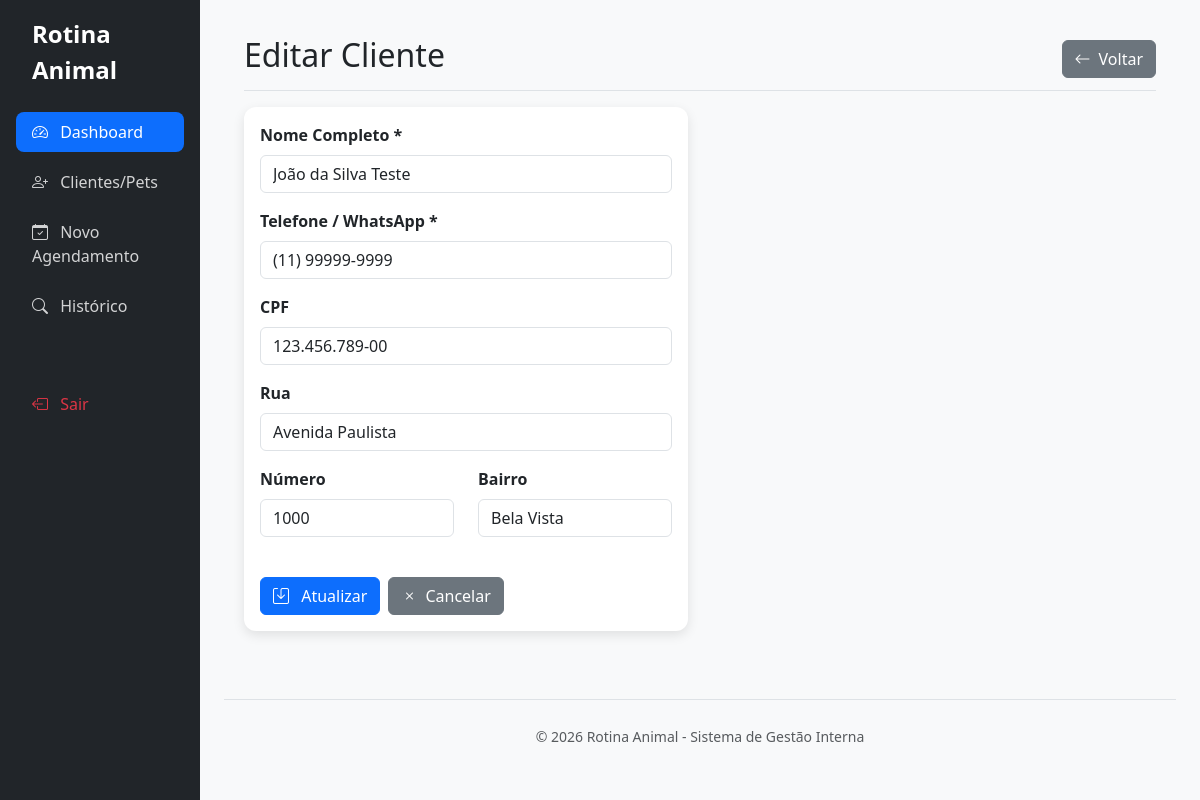
/cliente/1/editar/, run on the app's committed database.
### core/models.py (models this page shows, shortened)
class Cliente(models.Model):
    nome_cliente = models.CharField(max_length=100)
    telefone = models.CharField(max_length=20)
    cpf = models.CharField(max_length=11, unique=True, null=True, blank=True)
    rua = models.CharField(max_length=100, null=True, blank=True)
    numero = models.CharField(max_length=10, null=True, blank=True)
    bairro = models.CharField(max_length=100, null=True, blank=True)
    criado_em = models.DateTimeField(auto_now_add=True)

### core/views.py (the view, shortened to what this page needs)
# urls.py: path('cliente/<int:cliente_id>/editar/', views.cliente_edit_view, name='cliente_edit'),
def cliente_edit_view(request, cliente_id):
    cliente = get_object_or_404(Cliente, id=cliente_id)
    return render(request, 'cliente_form.html', {'cliente': cliente, 'modo': 'editar'})

### templates/cliente_form.html (shortened to what this page needs)
{% extends 'base.html' %}
{% block content %}
<div class="pt-3 pb-2 mb-3 border-bottom d-flex justify-content-between align-items-center">
    <h1 class="h2">
        {% if modo == 'criar' %}
            Novo Cliente
        {% else %}
            Editar Cliente
        {% endif %}
    </h1>
    <a href="{% url 'cadastro_cliente' %}" class="btn btn-secondary">
        <i class="bi bi-arrow-left me-2"></i>Voltar
    </a>
</div>
<div class="row">
    <div class="col-lg-6">
        <div class="card card-tv">
            <div class="card-body">
                <form method="post">
                    <div class="mb-3">
                        <label class="form-label fw-bold">Nome Completo *</label>
                        <input type="text" name="nome_cliente" class="form-control"
                               value="{% if cliente %}{{ cliente.nome_cliente }}{% endif %}" required>
                    </div>
                    <div class="mb-3">
                        <label class="form-label fw-bold">Telefone / WhatsApp *</label>
                        <input type="text" name="telefone" class="form-control"
                               placeholder="(11) 98888-7777"
                               value="{% if cliente %}{{ cliente.telefone }}{% endif %}" required>
                    </div>
                    <div class="mb-3">
                        <label class="form-label fw-bold">CPF</label>
                        <input type="text" name="cpf" class="form-control"
                               placeholder="000.000.000-00"
                               value="{% if cliente %}{{ cliente.cpf }}{% endif %}">
                    </div>
                    <div class="mb-3">
                        <label class="form-label fw-bold">Rua</label>
                        <input type="text" name="rua" class="form-control"
                               value="{% if cliente %}{{ cliente.rua }}{% endif %}">
                    </div>
                    <div class="row">
                        <div class="col-md-6 mb-3">
                            <label class="form-label fw-bold">Número</label>
                            <input type="text" name="numero" class="form-control"
                                   value="{% if cliente %}{{ cliente.numero }}{% endif %}">
                        </div>
                        <div class="col-md-6 mb-3">
                            <label class="form-label fw-bold">Bairro</label>
                            <input type="text" name="bairro" class="form-control"
                                   value="{% if cliente %}{{ cliente.bairro }}{% endif %}">
                        </div>
                    </div>
                    <div class="d-flex gap-2 mt-4">
                        <button type="submit" class="btn btn-primary">
                            <i class="bi bi-save me-2"></i>
                            {% if modo == 'criar' %}Cadastrar{% else %}Atualizar{% endif %}
                        </button>
                        <a href="{% url 'cadastro_cliente' %}" class="btn btn-secondary">
                            <i class="bi bi-x me-2"></i>Cancelar
                        </a>
                    </div>
                </form>
            </div>
        </div>
    </div>
</div>
{% endblock %}

### templates/base.html (style rules this page uses)
body { background-color: #f8f9fa; font-family: 'Segoe UI', Tahoma, Geneva, Verdana, sans-serif; }
.card-tv { border: none; box-shadow: 0 4px 12px rgba(0,0,0,0.1); border-radius: 12px; }

### data on the page
Cliente: nome_cliente "João da Silva Teste", telefone "(11) 99999-9999", cpf "123.456.789-00", rua "Avenida Paulista", numero "1000", bairro "Bela Vista"
